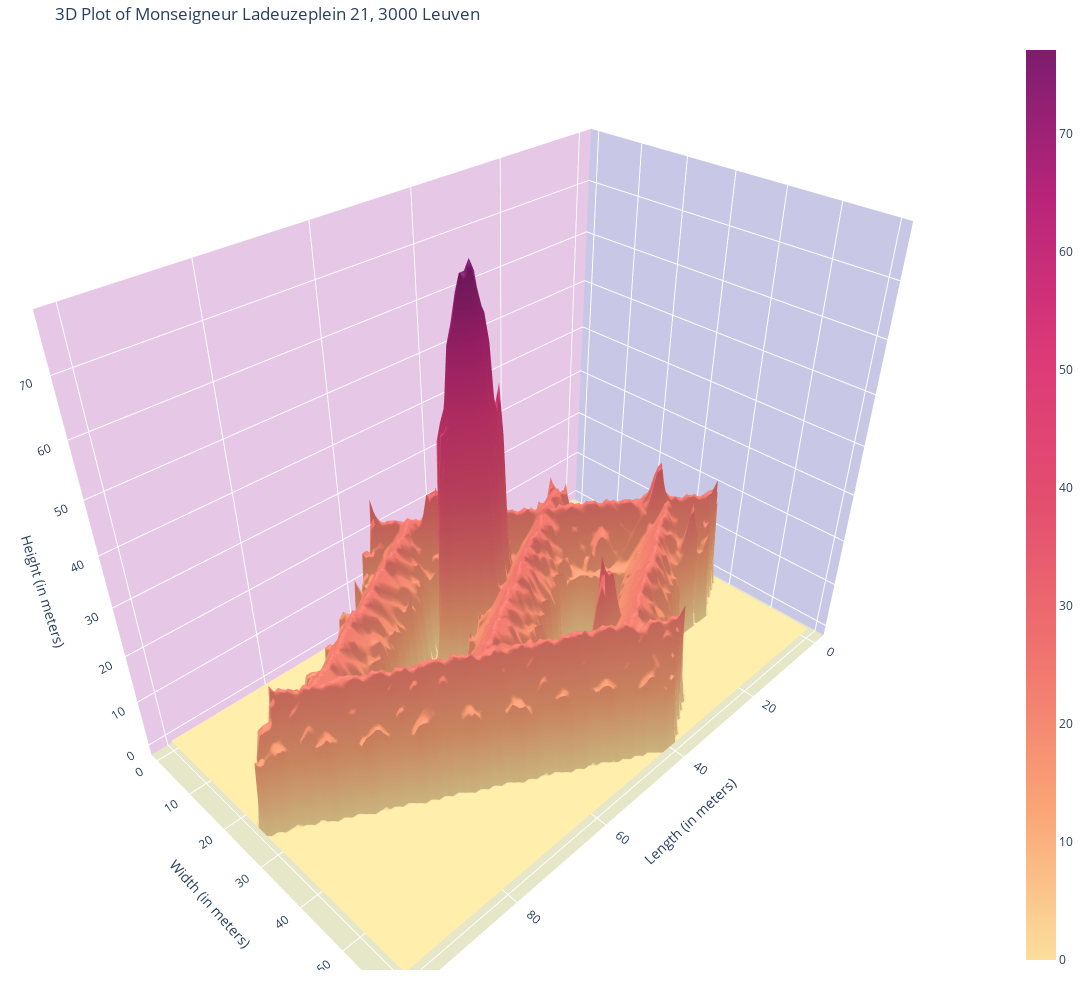

Notebook source saved alongside this figure:
### Code cell
# Plotting the 3-D graph using plotly


fig = go.Figure(data=go.Surface(z=out_img_chm, colorscale = 'sunsetdark', connectgaps=True))
fig.update_layout(title = f'3D Plot of {loc}', scene = dict(
                    xaxis_title='Length (in meters)',
                    yaxis_title='Width (in meters)',
                    zaxis_title='Height (in meters)',

                    xaxis = dict(
                         backgroundcolor="rgb(200, 200, 230)",
                         gridcolor="white",
                         showbackground=True,
                         zerolinecolor="white",),
                    yaxis = dict(
                        backgroundcolor="rgb(230, 200,230)",
                        gridcolor="white",
                        showbackground=True,
                        zerolinecolor="white"),
                    zaxis = dict(
                        backgroundcolor="rgb(230, 230,200)",
                        gridcolor="white",
                        showbackground=True,
                        zerolinecolor="white",),),
                    margin=dict(
                    r=20, l=20,
                    b=30, t=40), autosize=False,
                  width=1200, height=1000)
fig.show()

### Figure 1 — Plotly figure (JSON) as saved in the notebook; plotly's stock layout.template omitted (floating-point values rounded to 4 significant figures; data arrays with more than 128 entries replaced by an {"elided": "..."} marker saying what was removed)
{"data": [{"colorscale": [[0, "rgb(252, 222, 156)"], [0.1667, "rgb(250, 164, 118)"], [0.3333, "rgb(240, 116, 110)"], [0.5, "rgb(227, 79, 111)"], [0.6667, "rgb(220, 57, 119)"], [0.8333, "rgb(185, 37, 122)"], [1, "rgb(124, 29, 111)"]], "connectgaps": true, "type": "surface", "z": {"elided": "61x101 float values"}}], "layout": {"autosize": false, "height": 1000, "margin": {"b": 30, "l": 20, "r": 20, "t": 40}, "scene": {"xaxis": {"backgroundcolor": "rgb(200, 200, 230)", "gridcolor": "white", "showbackground": true, "title": {"text": "Length (in meters)"}, "zerolinecolor": "white"}, "yaxis": {"backgroundcolor": "rgb(230, 200,230)", "gridcolor": "white", "showbackground": true, "title": {"text": "Width (in meters)"}, "zerolinecolor": "white"}, "zaxis": {"backgroundcolor": "rgb(230, 230,200)", "gridcolor": "white", "showbackground": true, "title": {"text": "Height (in meters)"}, "zerolinecolor": "white"}}, "title": {"text": "3D Plot of Monseigneur Ladeuzeplein 21, 3000 Leuven"}, "width": 1200}}
